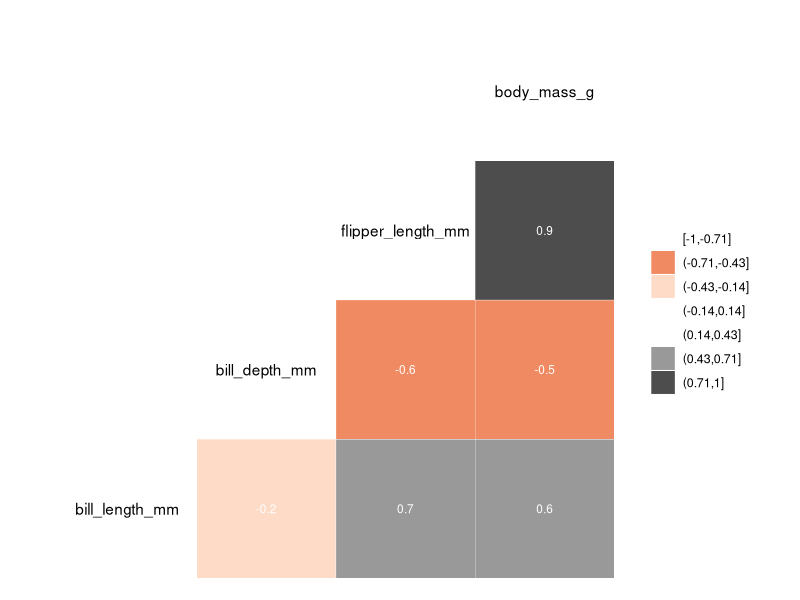
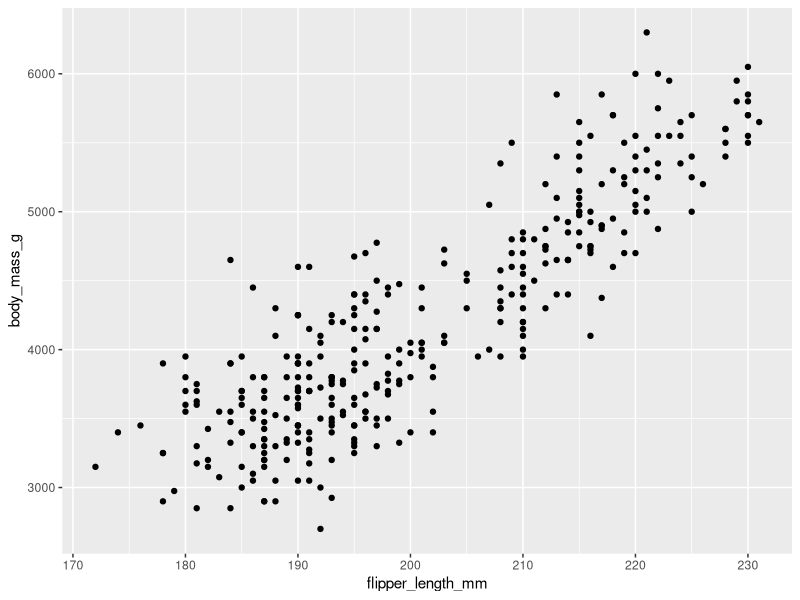
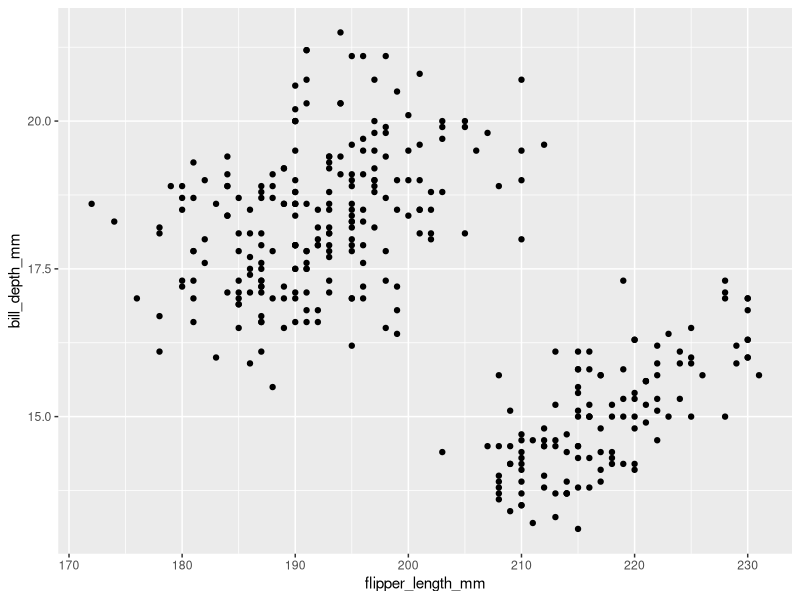
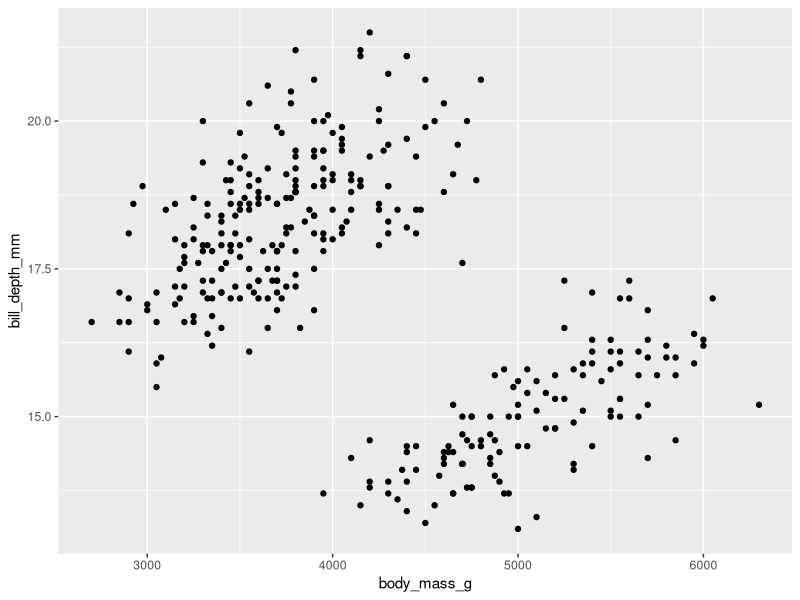
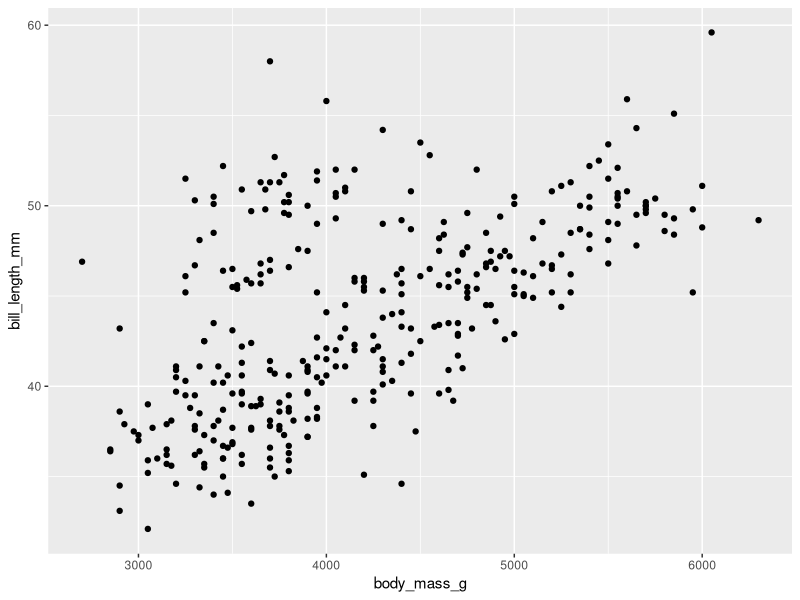
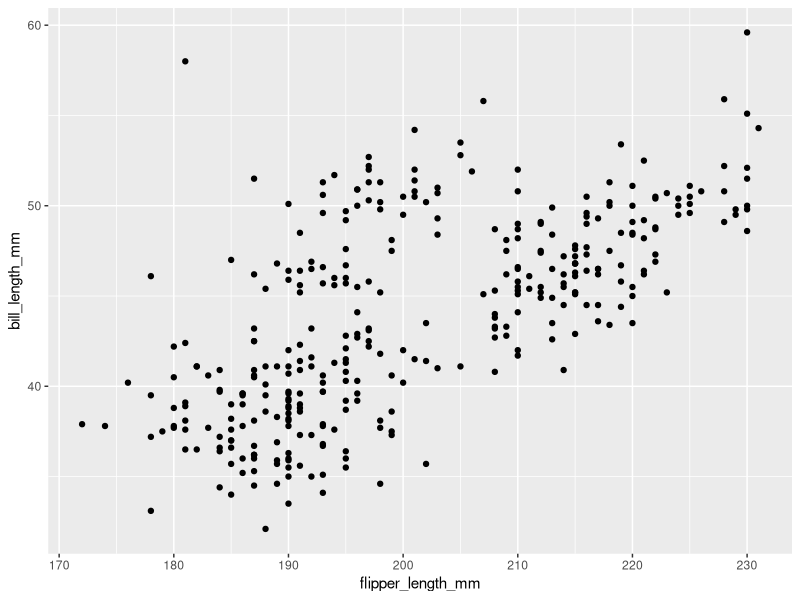
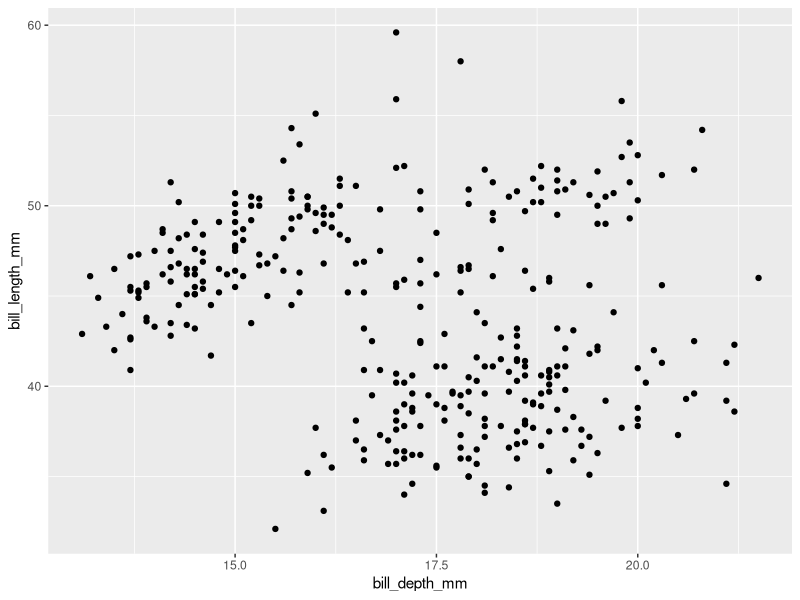

The R source for these figures, in order:
## ---- chunk 1
library(palmerpenguins)
library(tidyverse)
library(GGally)

penguins <- palmerpenguins::penguins 
## ---- chunk 2
penguins <- penguins %>% 
  select(c(bill_length_mm, bill_depth_mm, flipper_length_mm, body_mass_g)) %>% 
  drop_na()
## ---- chunk 3
ggcorr(penguins, nbreaks = 7,palette = "RdGy", label = TRUE, label_size = 3, label_color = "white")
## ---- chunk 4
ggplot(penguins)+
  aes(x = flipper_length_mm, y = body_mass_g)+
  geom_point()
## ---- chunk 5
ggplot(penguins)+
  aes(x = flipper_length_mm, y = bill_depth_mm)+
  geom_point()
## ---- chunk 6
ggplot(penguins)+
  aes(x = body_mass_g, y = bill_depth_mm)+
  geom_point()
## ---- chunk 7
ggplot(penguins)+
  aes(x = body_mass_g, y = bill_length_mm)+
  geom_point()
## ---- chunk 8
ggplot(penguins)+
  aes(x = flipper_length_mm, y = bill_length_mm)+
  geom_point()
## ---- chunk 9
ggplot(penguins)+
  aes(x = bill_depth_mm, y = bill_length_mm)+
  geom_point()
